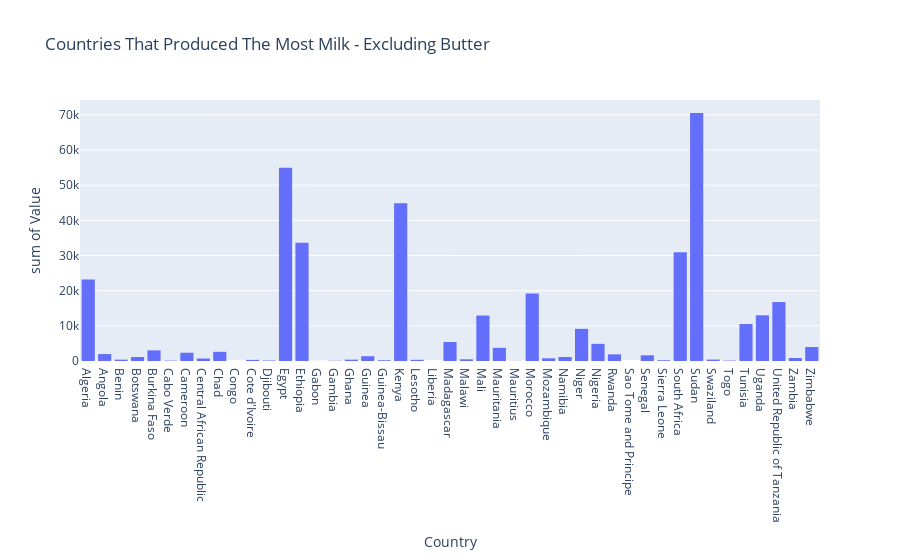

Notebook code cell kept with this figure:
### Code cell
fig7 = px.histogram(MilkProduce, x='Country', y='Value', title='Countries That Produced The Most Milk - Excluding Butter')
fig7

### Figure 1 — Plotly figure (JSON) as saved in the notebook; plotly's stock layout.template omitted (floating-point values rounded to 4 significant figures; data arrays with more than 128 entries replaced by an {"elided": "..."} marker saying what was removed)
{"data": [{"alignmentgroup": "True", "bingroup": "x", "histfunc": "sum", "hovertemplate": "Country=%{x}<br>sum of Value=%{y}<extra></extra>", "legendgroup": "", "marker": {"color": "#636efa", "pattern": {"shape": ""}}, "name": "", "offsetgroup": "", "orientation": "v", "showlegend": false, "type": "histogram", "x": {"elided": "450 str values"}, "xaxis": "x", "y": {"elided": "450 int values"}, "yaxis": "y"}], "layout": {"barmode": "relative", "legend": {"tracegroupgap": 0}, "title": {"text": "Countries That Produced The Most Milk - Excluding Butter"}, "xaxis": {"anchor": "y", "domain": [0, 1], "title": {"text": "Country"}}, "yaxis": {"anchor": "x", "domain": [0, 1], "title": {"text": "sum of Value"}}}}
